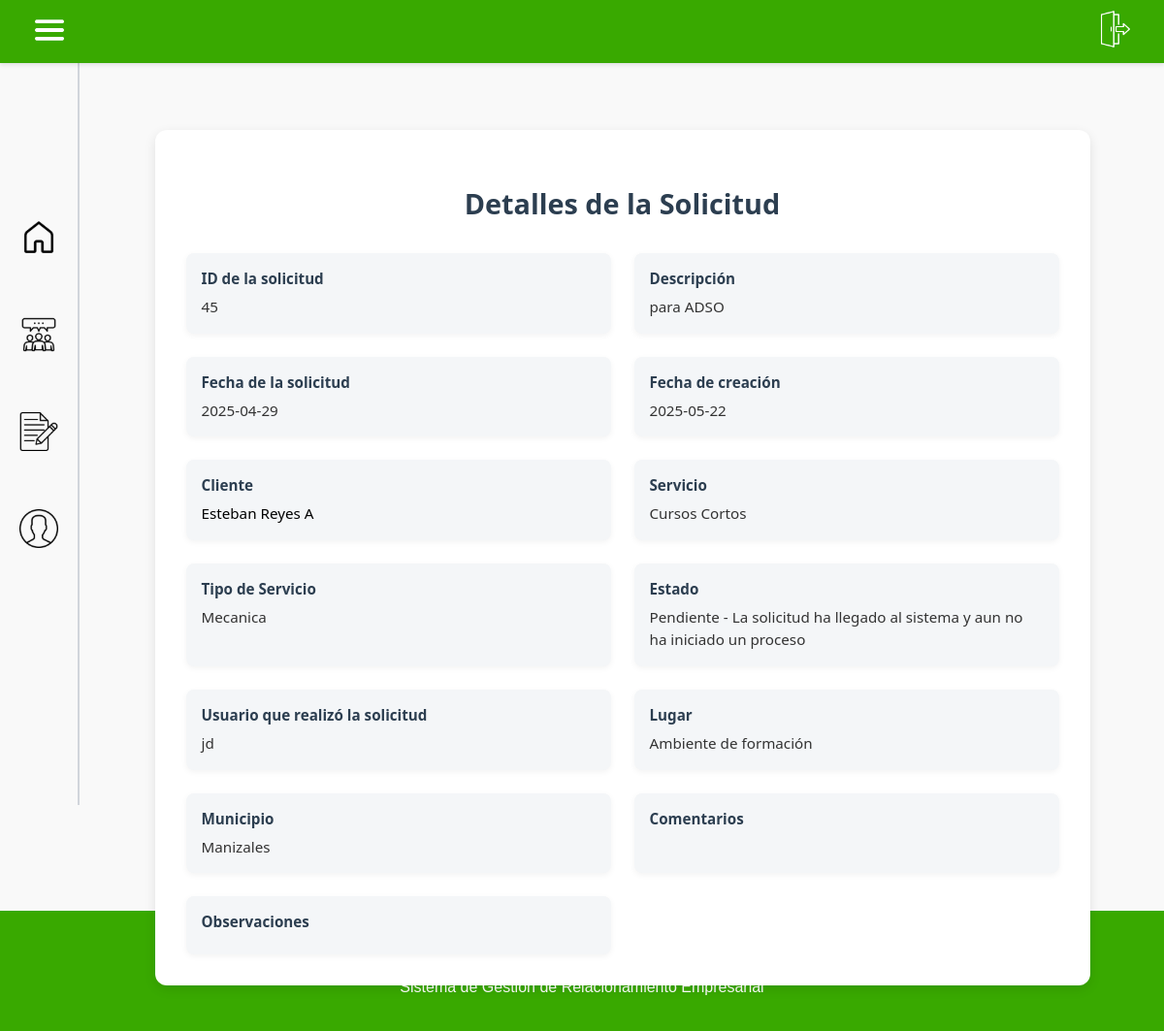
/solicitud/view/45 (signed in), run on the app's committed database.
### tables this page shows
CREATE TABLE `solicitud` (
  `idSolicitud` int(11) NOT NULL,
  `FechaEvento` date DEFAULT NULL,
  `FechaCreacion` date NOT NULL,
  `Lugar` varchar(80) DEFAULT NULL,
  `Municipio` varchar(50) NOT NULL,
  `Observaciones` varchar(100) DEFAULT NULL,
  `Comentarios` varchar(100) DEFAULT NULL,
  `MedioSolicitud` varchar(50) DEFAULT NULL,
  `DescripcionNecesidad` varchar(100) DEFAULT NULL,
  `FKusuario` int(11) NOT NULL,
  `FKtipoEvento` int(11) NOT NULL,
  `FKestado` int(11) NOT NULL,
  `FKcliente` int(11) NOT NULL,
  `FKtipoServicio` int(11) NOT NULL
);

CREATE TABLE `cliente` (
  `idCliente` int(11) NOT NULL,
  `DocumentoCliente` varchar(20) NOT NULL,
  `NombreCliente` varchar(100) NOT NULL,
  `CorreoCliente` varchar(100) NOT NULL,
  `TelefonoCliente` varchar(10) NOT NULL
);

CREATE TABLE `servicio` (
  `idServicio` int(11) NOT NULL,
  `Servicio` varchar(100) NOT NULL,
  `Color` varchar(7) NOT NULL
);

CREATE TABLE `tiposervicio` (
  `idTipoServicio` int(11) NOT NULL,
  `TipoServicio` varchar(100) NOT NULL,
  `FKidServicio` int(11) NOT NULL
);

CREATE TABLE `estado` (
  `idEstado` int(11) NOT NULL,
  `Estado` varchar(45) NOT NULL,
  `Descripcion` varchar(100) NOT NULL
);

CREATE TABLE `usuario` (
  `idUsuario` int(11) NOT NULL,
  `DocumentoUsuario` varchar(20) NOT NULL,
  `NombreUsuario` varchar(100) NOT NULL,
  `CorreoUsuario` varchar(100) NOT NULL,
  `TelefonoUsuario` varchar(10) NOT NULL,
  `ContraseñaUsuario` varchar(255) NOT NULL,
  `FKidRol` int(11) NOT NULL
);

### app/controllers/baseController.php (called while the page is built, shortened)
<?php
class BaseController {
    public $layout = "default";
    public function render(string $view, array $arrayData = null) {
        $layout = MAIN_APP_ROUTE . "../views/layouts/{$this->layout}.php";
        include_once $layout;
    }
}

### app/controllers/solicitudController.php (called while the page is built, shortened)
<?php
require_once "baseController.php";
require_once MAIN_APP_ROUTE."../models/SolicitudModel.php";
class SolicitudController extends BaseController{
    public function viewSolicitud($id){
        $solicitudObj = new SolicitudModel();
        $solicitudInfo = $solicitudObj->getSolicitud($id);
        $data = [
            "solicitud" => $solicitudInfo,
            "titulo" => "Ver solicitud #" . $id
        ];
        $this->render("solicitud/viewOne.php", $data);
    }
}
?>

### app/models/BaseModel.php (called while the page is built, shortened)
<?php
abstract class BaseModel {
    public function __construct() {
        try {
            $options = [
                PDO::ATTR_ERRMODE => PDO::ERRMODE_EXCEPTION,
                PDO::ATTR_DEFAULT_FETCH_MODE => PDO::FETCH_OBJ
            ];
            $dsn = DRIVER.':host='.HOST.';dbname='.DATABASE;
            $this->dbConnection = new PDO($dsn, USERNAME_DB, PASSWORD_DB, $options);
        } catch (PDOException $ex) {
            echo 'Error en la conexión: '.$ex->getMessage();
            exit;
        }
    }
}

### app/models/solicitudModel.php (called while the page is built, shortened)
<?php
require_once MAIN_APP_ROUTE."../models/BaseModel.php";
class SolicitudModel extends BaseModel {
    public function __construct(
        ?int $idSolicitud = null,
        ?string $Descripcion = null,
        ?string $FechaSolicitud = null,
        ?int $IdCliente = null,
        ?int $IdServicio = null,
        ?int $IdEstado = null
    ) {
        $this->table = "solicitud";
    }
    public function getSolicitud($id) {
        try {
            $sql = "SELECT s.*,
                       c.NombreCliente,
                       c.CorreoCliente,
                       c.TelefonoCliente,
                       ts.TipoServicio,
                       sv.Servicio,
                       e.Estado,
                       e.Descripcion as EstadoDescripcion,
                       u.NombreUsuario
                FROM {$this->table} s
                JOIN cliente c ON s.FKcliente = c.idCliente
                JOIN tiposervicio ts ON s.FKtipoServicio = ts.idTipoServicio
                JOIN servicio sv ON ts.FKidServicio = sv.idServicio
                JOIN estado e ON s.FKestado = e.idEstado
                JOIN usuario u ON s.FKusuario = u.idUsuario
                WHERE s.idSolicitud = :id";
            $statement = $this->dbConnection->prepare($sql);
            $statement->bindParam(":id", $id, PDO::PARAM_INT);
            $statement->execute();
            return $statement->fetch(PDO::FETCH_OBJ);
        } catch (PDOException $ex) {
            throw new PDOException("Error al obtener la solicitud: " . $ex->getMessage());
        }
    }
}

### app/views/solicitud/viewOne.php (the view, shortened to what this page needs)
<div class="data-container">
    <h2 class="form-title">Detalles de la Solicitud</h2>
    <?php
    if ($solicitud && is_object($solicitud)) {
        echo "<div class='record-details'>
                <div class='detail-group'>
                    <label>ID de la solicitud</label>
                    <span>{$solicitud->idSolicitud}</span>
                </div>
                <div class='detail-group'>
                    <label>Descripción</label>
                    <span>{$solicitud->DescripcionNecesidad}</span>
                </div>
                <div class='detail-group'>
                    <label>Fecha de la solicitud</label>
                    <span>{$solicitud->FechaEvento}</span>
                </div>
                <div class='detail-group'>
                    <label>Fecha de creación</label>
                    <span>{$solicitud->FechaCreacion}</span>
                </div>
                <div class='detail-group'>
                    <label>Cliente</label>
                    <span><a href='/cliente/view/{$solicitud->FKcliente}' style='color:#000;text-decoration:none;cursor:pointer'>{$solicitud->NombreCliente}</a></span>
                </div>
                <div class='detail-group'>
                    <label>Servicio</label>
                    <span>{$solicitud->Servicio}</span>
                </div>
                <div class='detail-group'>
                    <label>Tipo de Servicio</label>
                    <span>" . htmlspecialchars($solicitud->TipoServicio) . "</span>
                </div>
                <div class='detail-group'>
                    <label>Estado</label>
                    <span>{$solicitud->Estado} - {$solicitud->EstadoDescripcion}</span>
                </div>
                <div class='detail-group'>
                    <label>Usuario que realizó la solicitud</label>
                    <span>" . htmlspecialchars($solicitud->NombreUsuario) . "</span>
                </div>
                <div class='detail-group'>
                    <label>Lugar</label>
                    <span>" . htmlspecialchars($solicitud->Lugar ?? '') . "</span>
                </div>
                <div class='detail-group'>
                    <label>Municipio</label>
                    <span>" . htmlspecialchars($solicitud->Municipio ?? '') . "</span>
                </div>
                <div class='detail-group'>
                    <label>Comentarios</label>
                    <span>" . htmlspecialchars($solicitud->Comentarios ?? '') . "</span>
                </div>
                <div class='detail-group'>
                    <label>Observaciones</label>
                    <span>" . htmlspecialchars($solicitud->Observaciones ?? '') . "</span>
                </div>
              </div>";
    }
    ?>
</div>

### public/css/styles_admin_layout.css (style rules this page uses)
body { font-family: sans-serif; background-color: #f9f9f9; margin: 0; transition: margin-left 0.3s ease; }

### app/views/solicitud/viewOne.php (style rules this page uses)
.data-container { max-width: 900px; margin: 2rem auto; padding: 2rem; background-color: #ffffff; border-radius: 12px; box-shadow: 0 4px 12px rgba(0, 0, 0, 0.1); font-family: 'Segoe UI', Tahoma, Geneva, Verdana, sans-serif; }
.form-title { color: #2c3e50; margin-bottom: 2rem; font-size: 1.8rem; text-align: center; font-weight: 600; }
.record-details { display: grid; grid-template-columns: repeat(2, 1fr); gap: 1.5rem; }
.detail-group { background-color: #f4f6f8; border-radius: 8px; padding: 1rem; box-shadow: 0 2px 6px rgba(0, 0, 0, 0.05); }
.detail-group label { display: block; font-weight: bold; font-size: 0.95rem; color: #2c3e50; margin-bottom: 0.5rem; }
.detail-group span { font-weight: normal; font-size: 0.95rem; color: #333; line-height: 1.5; }

### data on the page
solicitud: idSolicitud "45", DescripcionNecesidad "para ADSO", FechaEvento "2025-04-29", FechaCreacion "2025-05-22", cliente.NombreCliente "Esteban Reyes A", servicio.Servicio "Cursos Cortos", tiposervicio.TipoServicio "Mecanica", estado.Estado "Pendiente", estado.Descripcion "La solicitud ha llegado al sistema y aun no ha iniciado un proceso", usuario.NombreUsuario "jd", Lugar "Ambiente de formación", Municipio "Manizales"
